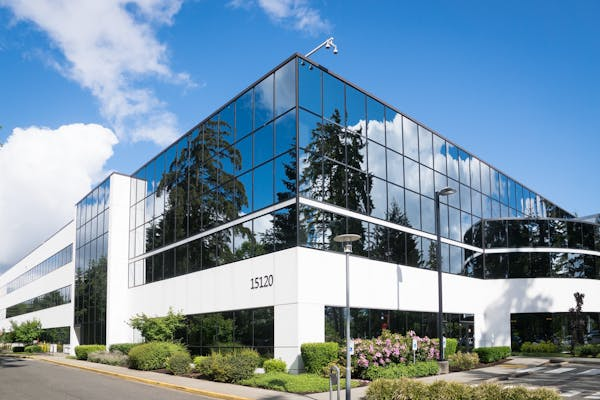
#> input picture assets/image1.jpeg, 600 x 400 px, found by its file name
$ jupyter execute image_processing_project.ipynb
#> lines starting #> are read from the running program, lines starting #| are printed output that depends on the picture; after the words box and inside, x2 and y2 are one past the last pixel; in counts of white or black regions, pixels touching at a corner belong together
[cell 1]
import cv2
import matplotlib.pyplot as plt

img1_path = '/content/image1.jpeg'
img2_path = '/content/image2.jpg'

img1 = cv2.imread(img1_path, cv2.IMREAD_GRAYSCALE)
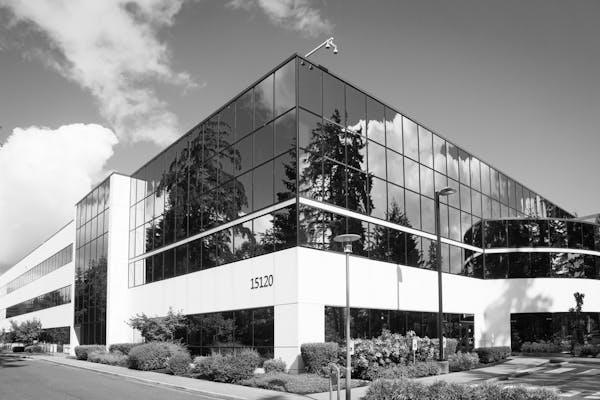
#> img1: shape (400, 600); min 0, max 255, mean 142.2
img2 = cv2.imread(img2_path, cv2.IMREAD_GRAYSCALE)
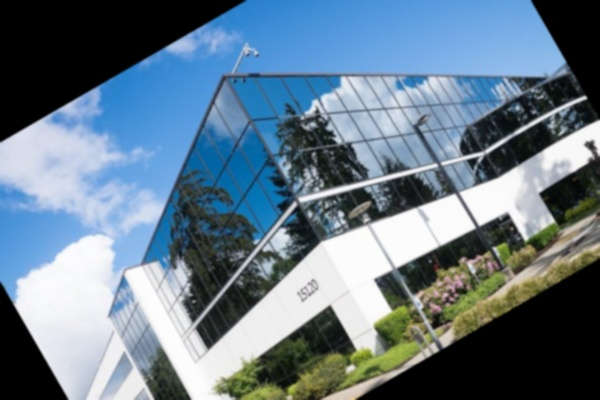
#> input picture assets/image2.jpg, 600 x 400 px, found by its file name
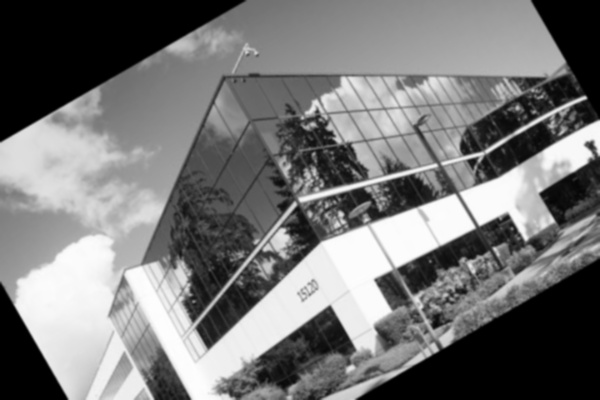
#> img2: shape (400, 600); min 0, max 255, mean 118.4

sift = cv2.SIFT_create()

kp1, des1 = sift.detectAndCompute(img1, None)
#> kp1 = 1595 keypoints; strongest (x, y, size): (579, 298, 6.3), (561, 231, 2), (343, 130, 2.1), (555, 294, 26.4)
kp2, des2 = sift.detectAndCompute(img2, None)
#> kp2 = 1513 keypoints; strongest (x, y, size): (590, 145, 6.1), (567, 154, 26), (584, 98, 3.7), (324, 334, 29.9)

bf = cv2.BFMatcher()
matches = bf.knnMatch(des1, des2, k=2)
#> matches = 1595 matches

good = []
for m, n in matches:
    if m.distance < 0.75 * n.distance:
        good.append(m)
#> after the loop, good = 495 matches

img_match = cv2.drawMatches(img1, kp1, img2, kp2, good, None, flags=2)
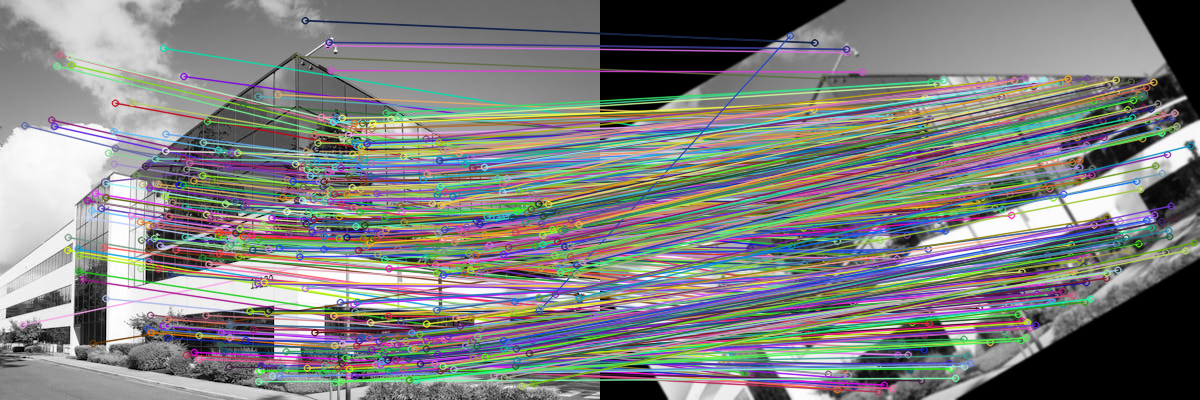
#> img_match: shape (400, 1200, 3); mean of channels 0, 1, 2 127.6, 128.5, 127.5; drawn as B, G, R

plt.figure(figsize=(10, 6))
plt.imshow(cv2.cvtColor(img_match, cv2.COLOR_BGR2RGB))
plt.axis('off')
plt.show()

output_path = '/content/output_sift.png'
cv2.imwrite(output_path, img_match)

output_path

[cell 2]
import numpy as np
img1 = cv2.imread('image1.jpeg', cv2.IMREAD_GRAYSCALE)
img2 = cv2.imread('image2.jpg', cv2.IMREAD_GRAYSCALE)

sift = cv2.SIFT_create()
kp1, des1 = sift.detectAndCompute(img1, None)
kp2, des2 = sift.detectAndCompute(img2, None)

bf = cv2.BFMatcher()
matches = bf.knnMatch(des1, des2, k=2)

good = []
pts1, pts2 = [], []

for m, n in matches:
    if m.distance < 0.75 * n.distance:
        good.append(m)
        pts1.append(kp1[m.queryIdx].pt)
        pts2.append(kp2[m.trainIdx].pt)
#> after the loop, pts1 = 495 pairs, first value 21.98 to 593.5, second value 20.21 to 385.7; pts2 = 495 pairs, first value 18.17 to 593.9, second value 35.24 to 391.4

pts1, pts2 = np.float32(pts1), np.float32(pts2)

H, mask = cv2.findHomography(pts1, pts2, cv2.RANSAC)
#> H = [[0.866, 0.5, -59.73], [-0.5, 0.866, 177.1], [7.93e-07, -1.77e-07, 1]]; mask = 495 values, max 1 at index 1, min 0 at index 0, mean 0.954
matchesMask = mask.ravel().tolist()
#> matchesMask has the same summary as mask

img_ransac = cv2.drawMatches(img1, kp1, img2, kp2, good, None, matchesMask=matchesMask, flags=2)
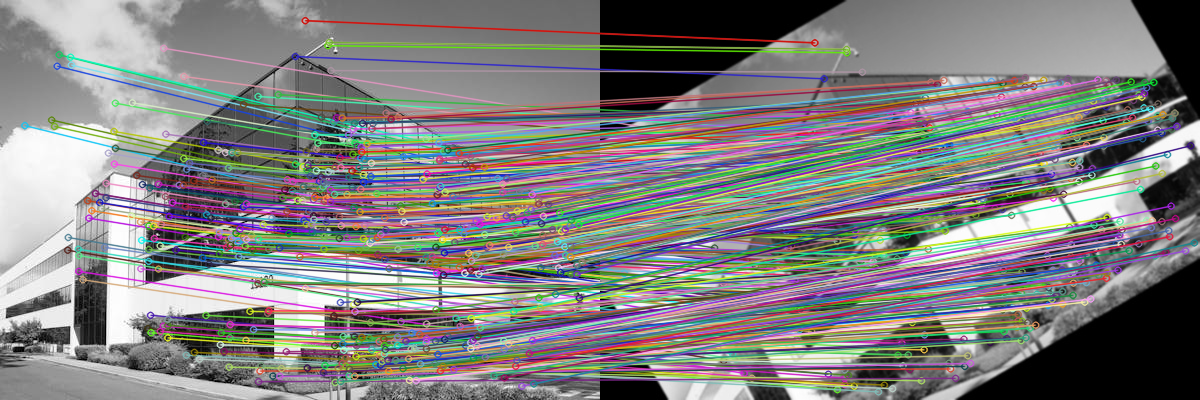
#> img_ransac: shape (400, 1200, 3); mean of channels 0, 1, 2 127.1, 127.3, 128.6; drawn as B, G, R

cv2.imwrite('output_ransac.png', img_ransac)

img_rgb = cv2.cvtColor(img_ransac, cv2.COLOR_BGR2RGB)
plt.figure(figsize=(15, 10))
plt.imshow(img_rgb)
plt.axis('off')
plt.title('RANSAC Filtered Keypoint Matching')
plt.show()

[cell 3]
import cv2
import numpy as np
import matplotlib.pyplot as plt

img = cv2.imread('architecture-building-amsterdam-blue-sky-162539.jpeg')
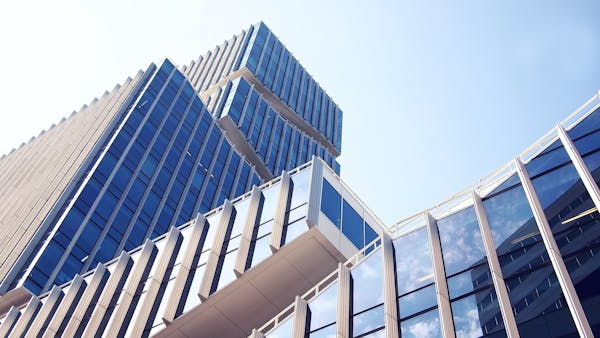
#> input picture assets/architecture-building-amsterdam-blue-sky-162539.jpeg, 600 x 338 px, found by its file name
#> img is the input picture: shape (338, 600, 3); mean B, G, R 192.7, 170.9, 159.2
gray = cv2.cvtColor(img, cv2.COLOR_BGR2GRAY)
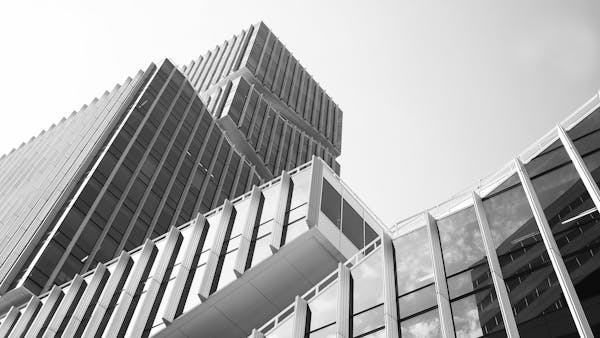
#> gray: shape (338, 600); min 0, max 255, mean 169.9
gray = np.float32(gray)

dst = cv2.cornerHarris(gray, blockSize=2, ksize=3, k=0.04)
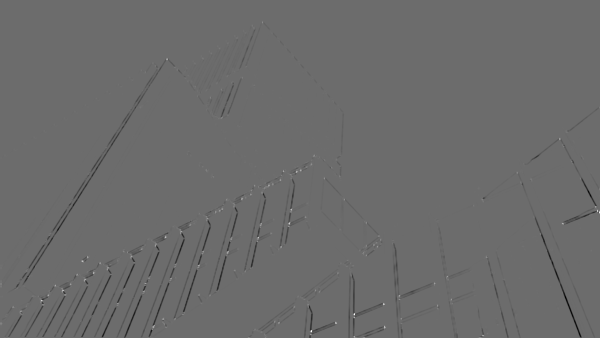
#> dst: shape (338, 600) float32; min -85947408, max 115845440, mean -686323.8; drawn with min black and max white

dst = cv2.dilate(dst, None)
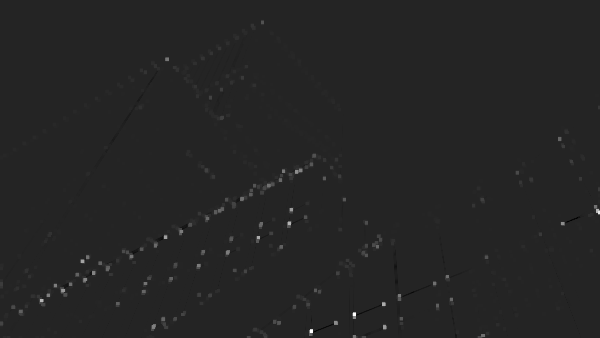
#> dst: shape (338, 600) float32; min -19426374, max 115845440, mean 359996.8; drawn with min black and max white

img[dst > 0.01 * dst.max()] = [0, 0, 255]
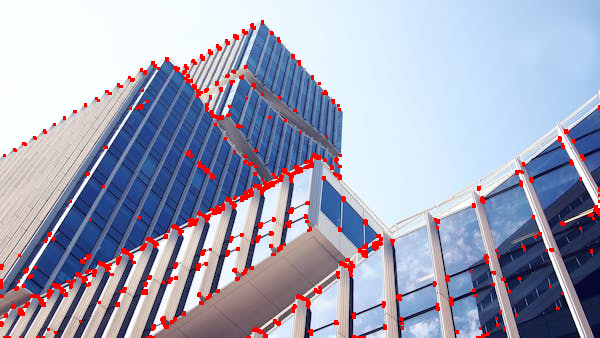
#> img: shape (338, 600, 3); 3.62% of pixels changed, all inside (x1, y1, x2, y2) = (0, 20, 600, 338)

cv2.imwrite('output_harris.png', img)

img_rgb = cv2.cvtColor(img, cv2.COLOR_BGR2RGB)
#> img_rgb: shape (338, 600, 3)
plt.figure(figsize=(10, 8))
plt.imshow(img_rgb)
plt.axis('off')
plt.title('Harris Corner Detection')
plt.show()
